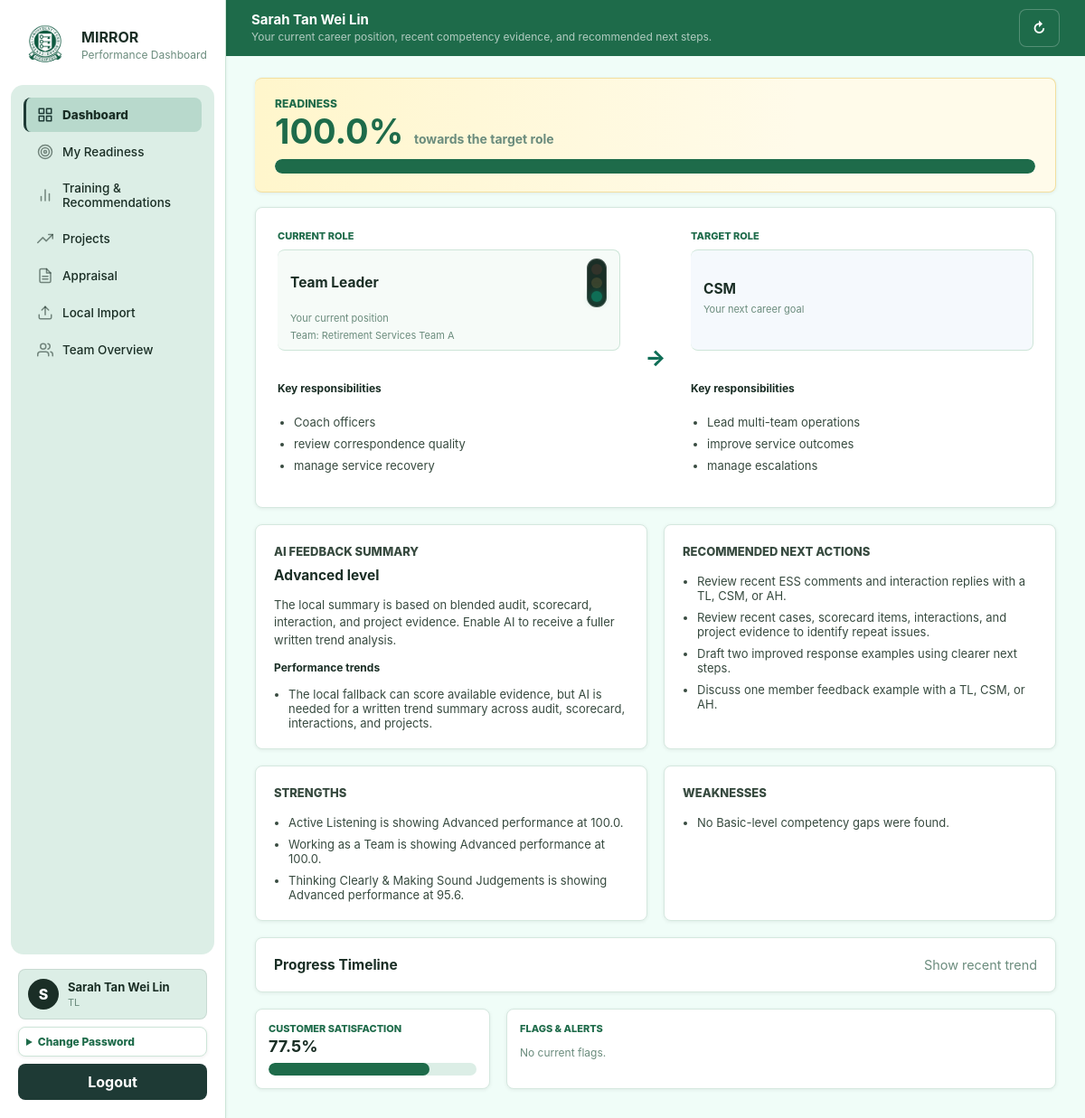
The app's page /dashboard (signed in) with its own data.
### tables this page shows
CREATE TABLE "users" (
              id TEXT PRIMARY KEY,
              username TEXT NOT NULL UNIQUE,
              password_hash TEXT NOT NULL,
              name TEXT NOT NULL,
              role TEXT NOT NULL CHECK (role IN ('CSE', 'TL', 'CSM', 'AH', 'Admin')),
              record_version INTEGER NOT NULL DEFAULT 1,
              updated_at TEXT NOT NULL DEFAULT CURRENT_TIMESTAMP
            );

CREATE TABLE "career_profiles" (
              officer_id TEXT PRIMARY KEY,
              current_role TEXT NOT NULL,
              target_role TEXT NOT NULL,
              responsibilities_json TEXT NOT NULL DEFAULT '[]',
              target_responsibilities_json TEXT NOT NULL DEFAULT '[]',
              updated_at TEXT NOT NULL DEFAULT CURRENT_TIMESTAMP,
              FOREIGN KEY(officer_id) REFERENCES users(id)
            );

### app.py (the view)
@app.route("/dashboard")
@login_required
def dashboard():
    if (
        current_user()["role"] == "Admin"
        and not request.args.get("officer_id")
        and not session.get("view_as_id")
    ):
        return redirect(url_for("admin_page"))
    visible, officer = resolve_visible_officer()
    requested_months = request.args.get("months")
    if requested_months in {"3", "6", "12"}:
        session["dashboard_months"] = requested_months
    months = session.get("dashboard_months", "3")
    data = dashboard_portal_data(
        officer["id"],
        months=int(months) if months.isdigit() else 3,
    )
    return render_page("dashboard.html", data=data, users=visible, officer=officer)

### app.py (called while the page is built)
def current_user():
    user_id = session.get("user_id")
    return find_user(user_id) if user_id else None

def login_required(fn):
    @wraps(fn)
    def wrapper(*args, **kwargs):
        if not current_user():
            return redirect(url_for("login"))
        return fn(*args, **kwargs)
    return wrapper

def render_page(template_name, **page_data):
    user = current_user()
    page_data["logged_in_user"] = user
    visible = visible_users(user, list_users()) if user else []
    viewed_user_id = session.get("view_as_id")
    viewed_user = find_user(viewed_user_id) if viewed_user_id else user
    nav_user = viewed_user if user and user["role"] == "Admin" and viewed_user and viewed_user["id"] != user["id"] else user
    page_data["viewed_user"] = viewed_user
    page_data["nav_user"] = nav_user
    page_data["viewing_options"] = visible
    return render_template(template_name, **page_data)

def resolve_visible_officer():
    user = current_user()
    users = list_users()
    visible = visible_users(user, users)
    officer_id = (
        request.values.get("officer_id")
        or session.get("view_as_id")
        or user["id"]
    )
    if user["role"] == "CSE":
        officer_id = user["id"]
    officer = find_user(officer_id)
    if officer is None:
        officer = user
    if not can_view_user(user, officer):
        abort(403)
    return visible, officer

### db.py (called while the page is built)
def db_path() -> Path:
    return Path(os.getenv("MIRROR_DB_PATH", str(DEFAULT_DB))).resolve()

def connect(path: Path | None = None) -> sqlite3.Connection:
    path = path or db_path()                            ## If caller gives a path, use it. Otherwise use normal app DB path.
    path.parent.mkdir(parents=True, exist_ok=True)      ## create the folder if missing
    conn = sqlite3.connect(path)                        ## opens the DB file, if file does not exist, SQLite can create it
    conn.row_factory = sqlite3.Row                      ## makes rows accessible by column name row["username"] (instead of just index row[0])
    conn.execute("PRAGMA foreign_keys = ON")            ## turns on foreign keys
    conn.execute("PRAGMA journal_mode = WAL")           ## WAL mode helps SQLite handle read/writes more smoothly
    return conn                                         ## return the open connection

def row_to_dict(row: sqlite3.Row | None) -> dict[str, Any] | None:
    return dict(row) if row else None

### services/ai_client.py (called while the page is built)
def ai_provider() -> str:
    return os.getenv("AI_PROVIDER", "local").strip().lower()

### templates/dashboard.html (shortened to what this page needs)
{% extends "base.html" %}
{% block content %}
<header class="page-header">
  <div>
    <h1>{{ officer.name }}</h1>
    <p>Your current career position, recent competency evidence, and recommended next steps.</p>
  </div>
  <form method="post" action="{{ url_for('generate_dashboard_ai_summary') }}" data-ai-loading>
    <button type="submit" title="Refresh AI summary">↻</button>
  </form>
</header>
<section class="dashboard-career-layout">
  <article class="panel dashboard-readiness-meter">
    <div>
      <p class="eyebrow">Readiness</p>
      <strong>{{ data.career.readiness_percent }}%</strong>
      <span>towards the target role</span>
    </div>
    <div class="bar large">
      <div style="width: {{ data.career.readiness_percent }}%"></div>
    </div>
  </article>
  <div class="panel career-pathway-card">
    <div class="career-card">
      <p class="eyebrow">Current Role</p>
      <div class="role-title-box">
        <div class="row-between">
          <h2>{{ data.career.profile.current_role }}</h2>
          {% set light_class = 'red' if data.career.stage == 'Not Ready' else 'amber' if data.career.stage == 'Meeting Expectations' else 'green' %}
          <span class="traffic-light-stack" title="{{ data.career.stage }}" aria-label="{{ data.career.stage }}">
            <span class="traffic-light red {{ 'active' if light_class == 'red' else '' }}"></span>
            <span class="traffic-light amber {{ 'active' if light_class == 'amber' else '' }}"></span>
            <span class="traffic-light green {{ 'active' if light_class == 'green' else '' }}"></span>
          </span>
        </div>
        <span>Your current position</span>
        <span>Team: {{ data.career.profile.team_name }}</span>
      </div>
      <h3>Key responsibilities</h3>
      <ul class="plain-list">
        {% for item in data.career.profile.responsibilities %}
        <li>{{ item }}</li>
        {% endfor %}
      </ul>
    </div>
    <div class="career-arrow" aria-hidden="true">&rarr;</div>
    <div class="career-card target-card">
      <p class="eyebrow">Target Role</p>
      <div class="role-title-box target-role-title">
        <h2>{{ data.career.profile.target_role }}</h2>
        <span>Your next career goal</span>
      </div>
      <h3>Key responsibilities</h3>
      <ul class="plain-list">
        {% for item in data.career.profile.target_responsibilities %}
        <li>{{ item }}</li>
        {% endfor %}
      </ul>
    </div>
  </div>
</section>
<section class="feedback-grid">
  <article class="panel feedback-card">
    <p class="eyebrow">AI Feedback Summary</p>
    <h2>{{ data.feedback.overall_level }} level</h2>
    {% if data.feedback.summary.assessment %}
    <p>{{ data.feedback.summary.assessment }}</p>
    {% endif %}
    {% if data.feedback.evidence_trends %}
    <h3>Performance trends</h3>
    <ul class="plain-list">
      {% for item in data.feedback.evidence_trends[:3] %}
      <li>{{ item }}</li>
      {% endfor %}
    </ul>
    {% endif %}
  </article>
  <article class="panel feedback-card">
    <p class="eyebrow">Recommended Next Actions</p>
    <ul class="plain-list">
      {% for item in data.feedback.improvement_advice[:3] %}<li>{{ item }}</li>{% endfor %}
      {% for item in data.feedback.learning_pathway[:3] %}<li>{{ item }}</li>{% endfor %}
    </ul>
  </article>
</section>
<section class="feedback-grid">
  <article class="panel feedback-card">
    <p class="eyebrow">Strengths</p>
    <ul class="plain-list">
      {% for item in data.feedback.strengths %}<li>{{ item }}</li>
      {% else %}<li>No evidence-backed strengths are available yet.</li>{% endfor %}
    </ul>
  </article>
  <article class="panel feedback-card">
    <p class="eyebrow">Weaknesses</p>
    <ul class="plain-list">
      {% for item in data.feedback.competency_gaps %}<li>{{ item.gap }}</li>
      {% else %}<li>No Basic-level competency gaps were found.</li>{% endfor %}
    </ul>
  </article>
</section>
<details class="panel timeline-panel">
  <summary class="timeline-summary">
    <strong>Progress Timeline</strong>
    <span>Show recent trend</span>
  </summary>
</details>
<section class="dashboard-summary-grid">
  <article class="panel">
    <div class="row-between">
      <div>
        <p class="eyebrow">Customer Satisfaction</p>
        <h2>{{ data.customer_satisfaction }}%</h2>
      </div>
    </div>
    <div class="bar large">
      <div style="width: {{ data.customer_satisfaction }}%"></div>
    </div>
  </article>
  <article class="panel">
    <p class="eyebrow">Flags & Alerts</p>
    <div class="stack">
      {% for flag in data.flags[:5] %}
      <div class="list-card {{ flag.severity }}">
        <strong>{{ flag.title }}</strong>
        <p>{{ flag.detail }}</p>
      </div>
      {% else %}
      <p class="muted">No current flags.</p>
      {% endfor %}
    </div>
  </article>
</section>
{% endblock %}

### templates/base.html (shortened to what this page needs)
<!doctype html>
<html lang="en">
<head>
  <link rel="stylesheet" href="{{ url_for('static', filename='css/app.css', v='flash-overlay-1') }}">
</head>
<body>
  {% if logged_in_user %}
  <aside class="sidebar">
    <div class="brand">
      <img class="brand-mark" src="{{ url_for('static', filename='img/cpf.jpeg') }}" alt="CPF">
      <div>
        <strong>MIRROR</strong>
        <span>Performance Dashboard</span>
      </div>
    </div>
    <nav>
      {% if nav_user.role != "Admin" %}
      <a class="{{ 'active' if request.endpoint == 'dashboard' else '' }}" href="{{ url_for('dashboard') }}">
        <span class="nav-icon"><svg viewBox="0 0 24 24"><rect x="3" y="3" width="7" height="7"></rect><rect x="14" y="3" width="7" height="7"></rect><rect x="14" y="14" width="7" height="7"></rect><rect x="3" y="14" width="7" height="7"></rect></svg></span>
        <span>Dashboard</span>
      </a>
      <a class="{{ 'active' if request.endpoint == 'readiness_page' else '' }}" href="{{ url_for('readiness_page') }}">
        <span class="nav-icon"><svg viewBox="0 0 24 24"><circle cx="12" cy="12" r="10"></circle><circle cx="12" cy="12" r="6"></circle><circle cx="12" cy="12" r="2"></circle></svg></span>
        <span>My Readiness</span>
      </a>
      <a class="{{ 'active' if request.endpoint == 'training_page' else '' }}" href="{{ url_for('training_page') }}">
        <span class="nav-icon"><svg viewBox="0 0 24 24"><line x1="18" y1="20" x2="18" y2="10"></line><line x1="12" y1="20" x2="12" y2="4"></line><line x1="6" y1="20" x2="6" y2="14"></line></svg></span>
        <span>Training & Recommendations</span>
      </a>
      <a class="{{ 'active' if request.endpoint == 'projects_page' else '' }}" href="{{ url_for('projects_page') }}">
        <span class="nav-icon"><svg viewBox="0 0 24 24"><polyline points="23 6 13.5 15.5 8.5 10.5 1 18"></polyline><polyline points="17 6 23 6 23 12"></polyline></svg></span>
        <span>Projects</span>
      </a>
      <a class="{{ 'active' if request.endpoint == 'appraisal_page' else '' }}" href="{{ url_for('appraisal_page') }}">
        <span class="nav-icon"><svg viewBox="0 0 24 24"><path d="M14 2H6a2 2 0 0 0-2 2v16a2 2 0 0 0 2 2h12a2 2 0 0 0 2-2V8z"></path><polyline points="14 2 14 8 20 8"></polyline><line x1="8" y1="13" x2="16" y2="13"></line><line x1="8" y1="17" x2="16" y2="17"></line></svg></span>
        <span>Appraisal</span>
      </a>
      <a class="{{ 'active' if request.endpoint == 'local_import_page' else '' }}" href="{{ url_for('local_import_page') }}">
        <span class="nav-icon"><svg viewBox="0 0 24 24"><path d="M21 15v4a2 2 0 0 1-2 2H5a2 2 0 0 1-2-2v-4"></path><polyline points="17 8 12 3 7 8"></polyline><line x1="12" y1="3" x2="12" y2="15"></line></svg></span>
        <span>Local Import</span>
      </a>
      {% endif %}
      {% if nav_user.role in ["TL", "CSM", "AH"] %}
      <a class="{{ 'active' if request.endpoint == 'team' else '' }}" href="{{ url_for('team') }}">
        <span class="nav-icon"><svg viewBox="0 0 24 24"><path d="M17 21v-2a4 4 0 0 0-4-4H5a4 4 0 0 0-4 4v2"></path><circle cx="9" cy="7" r="4"></circle><path d="M23 21v-2a4 4 0 0 0-3-3.87"></path><path d="M16 3.13a4 4 0 0 1 0 7.75"></path></svg></span>
        <span>Team Overview</span>
      </a>
      {% endif %}
    </nav>
    <div class="sidebar-footer">
      <div class="sidebar-profile">
        <span class="profile-avatar">{{ logged_in_user.name[:1] }}</span>
        <div>
          <strong>{{ logged_in_user.name }}</strong>
          <small>{{ logged_in_user.role }}</small>
        </div>
      </div>
      <details class="password-panel">
        <summary>Change Password</summary>
      </details>
      <form method="post" action="{{ url_for('logout') }}">
        <button class="ghost-button" type="submit">Logout</button>
      </form>
    </div>
  </aside>
  {% endif %}
  <main class="{{ 'shell' if logged_in_user else 'login-shell' }}">
    {% block content %}{% endblock %}
  </main>
</body>
</html>

### records on screen
users: name "S", name "Sarah Tan Wei Lin", role "TL"
career_profiles: career.profile.current_role "Team Leader", career.profile.target_role "CSM"

### other values on screen
{{ data.career.readiness_percent }} "100.0"
{{ data.career.profile.team_name }} "Retirement Services Team A"
{{ item }} "Coach officers" "review correspondence quality" "manage service recovery"
{{ item }} "Lead multi-team operations" "improve service outcomes" "manage escalations"
{{ data.feedback.overall_level }} "Advanced"
{{ data.feedback.summary.assessment }} "The local summary is based on blended audit, scorecard, interaction, and project evidence. Enable AI to receive a fuller written trend analysis."
{{ item }} "The local fallback can score available evidence, but AI is needed for a written trend summary across audit, scorecard, interactions, and projects."
{{ item }} "Review recent ESS comments and interaction replies with a TL, CSM, or AH."
{{ item }} "Review recent cases, scorecard items, interactions, and project evidence to identify repeat issues." "Draft two improved response examples using clearer next steps." "Discuss one member feedback example with a TL, CSM, or AH."
{{ item }} "Active Listening is showing Advanced performance at 100.0." "Working as a Team is showing Advanced performance at 100.0." "Thinking Clearly & Making Sound Judgements is showing Advanced performance at 95.6."
{{ data.customer_satisfaction }} "77.5"
